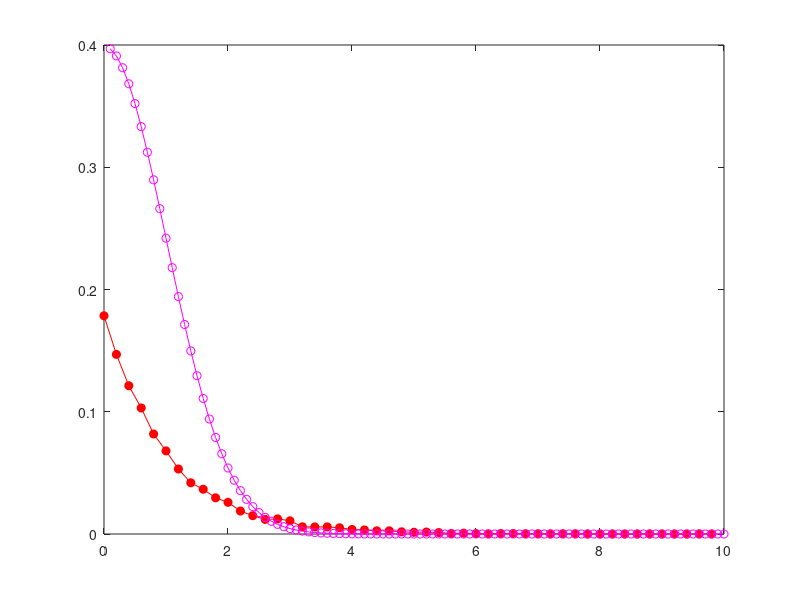

Write MATLAB code to recreate this figure.
clc
clear

klen = 50;
nmax = 10000;
prok = zeros(klen,1);

i = rand(nmax,1);
j = rand(nmax,1);
x = zeros(klen,1);
mm = 1 ;
for n =  1:nmax
    eta = -log(i(n));
    geta = 0.5*exp(-0.5*(eta-1.0)*(eta-1));
    if j(n) <= geta
        x = eta;
    end
    k = fix(eta/0.2)+1;
    if k >= klen
        k = klen -1;
    end
    prok(k) = prok(k)+1;
end
tt = 0.1:0.1:10;
f = 1/sqrt(2*pi)*exp(-0.5*(tt).*(tt));
nn = 0:0.2:9.8;
% subplot(1,2,1)
figure;
plot(nn,prok/nmax,'-ro','MarkerFaceColor','r')
hold on
F=zeros(klen,1);
t = 0;
for m =1:klen
    t = t + prok(m);
    F(m) = prok(m);    
end
% subplot(1,2,2)
plot(tt,f,'-om')